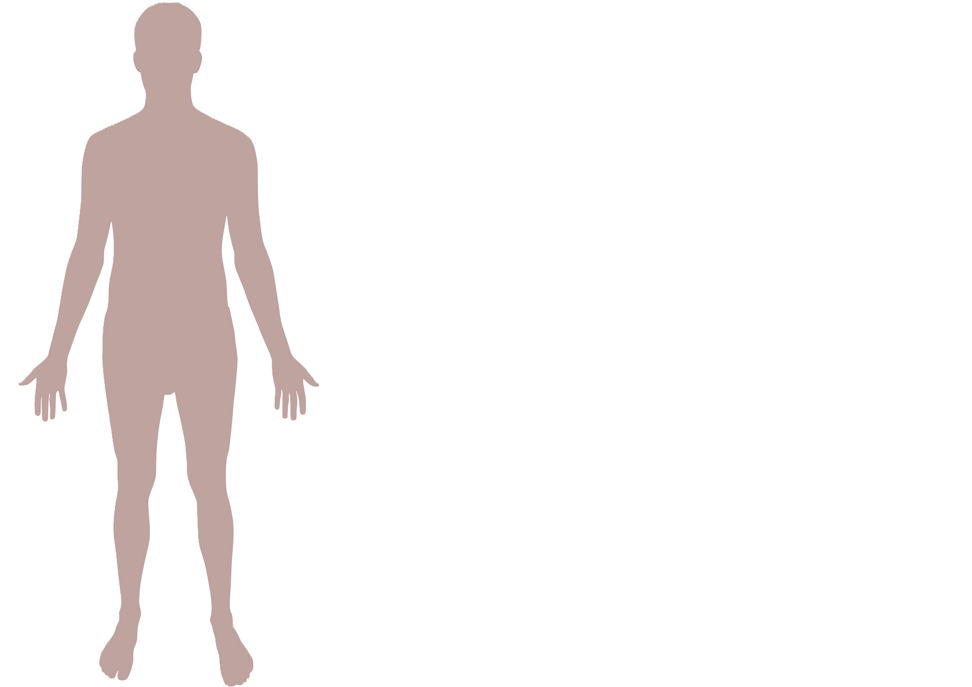
#> input picture Hs.png, 972 x 687 px, found by its file name
$ jupyter execute 'homologus scatter plot.ipynb'
#> lines starting #> are read from the running program, lines starting #| are printed output that depends on the picture
[cell 1]
import pandas as pd
import matplotlib.pyplot as plt
from PIL import Image
from matplotlib.offsetbox import OffsetImage, AnnotationBbox, TextArea, HPacker, VPacker, AnchoredOffsetbox
from matplotlib.gridspec import GridSpec
import os

# -----------------------------
# Data
# -----------------------------
species = [
    'Human',
    'Naked mole-rat',
    'Brown Rat',
    'Blind mole rat',
    'Giant tortoise',
    'Painted turtle',
    'Turquoise killifish',
    'Mangrove killifish',
    'Medaka',
    'Zebrafish',
    'Pacific ocean perch',
    'Calico rockfish',
    'Orangutan',
    'Polar bear',
    'Atlantic killifish',
    'Ocellaris clownfish'
]

longevity = [122.5, 31, 3.8, 21,255, 61, 1.1, 8, 5, 5.5, 100, 12, 59, 30, 3, 15]
average = [1, 4.0873202528942, 3.63041252999901,3.32910254979726, 4.125052211, 4.148217735, 7.905123916, 5.628076935, 0.174048197, 3.903317492, 1.426002168, 1.45629683, 1.06172391869141, 1.556175168, 4.326899296, 5.092194419]
sd = [0.13955531501634, 0.772611733, 0.29473447493327, 0.0296497358754351,0.527604161, 1.530780283, 2.180656653, 2.188845708, 0.074466068, 0.8319564, 0.213485868, 0.196739328, 0.037165991086581, 0.033190489, 0.426940825, 0.482105254]

df = pd.DataFrame({
    'Species': species,
    'Longevity': longevity,
    'Average': average,
    'Sd': sd
})

# -----------------------------
# Image map
# -----------------------------
img_map = {
    'Human': 'Hs.png',
    'Naked mole-rat': 'Hg.png',
    'Brown Rat': 'Rn.png',
    'Blind mole rat':'Ng.png',
    'Giant tortoise': 'Ca.png',
    'Painted turtle': 'Cp.png',
    'Turquoise killifish': 'Nf.png',
    'Mangrove killifish': 'Km.png',
    'Medaka': 'OL.png',
    'Zebrafish': 'Dr.png',
    'Pacific ocean perch': 'Sa.png',
    'Calico rockfish': 'Sd.png',
    'Orangutan': 'PP.png',
    'Polar bear': 'Um.png',
    'Atlantic killifish': 'Fh.png',
    'Ocellaris clownfish': 'AO.png',
}

# -----------------------------
# Axis transform
# -----------------------------
def x_transform(x):
    if x <= 20:
        return x * 2.0
    elif x <= 120:
        return 40 + (x - 20) * 0.5
    else:
        return 90 + (x - 120) * 0.08

def y_transform(y):
    if y <= 1:
        return y
    elif y <= 2:
        return 1 + (y - 1) * 3.0
    elif y <= 3:
        return 4.0 + (y - 2) * 1.5
    elif y <= 6:
        return 5.5 + (y - 3) * 2.2
    else:
        return 12.1 + (y - 6) * 0.7

x_plot = df['Longevity'].apply(x_transform)
y_plot = df['Average'].apply(y_transform)

# -----------------------------
# Custom image position
# Brown Rat / Rn.png moved left
# -----------------------------
default_shift = (2.0, 0.5)

custom_shift = {
    'Brown Rat': (-9.0, -0.5),       # Rn.png sang trái
    # Có thể thêm loài khác ở đây nếu muốn chỉnh riêng
    # 'Naked mole-rat': (2.0, 0.8),
}

# -----------------------------
# Figure and layout
# -----------------------------
fig = plt.figure(figsize=(20, 10))
gs = GridSpec(1, 2, width_ratios=[3.2, 1.2], figure=fig)

ax = fig.add_subplot(gs[0, 0])
ax_tbl = fig.add_subplot(gs[0, 1])

# -----------------------------
# Scatter + error bars
# -----------------------------
ax.errorbar(
    x_plot,
    y_plot,
    yerr=df['Sd'] * 0.5,
    fmt='o',
    capsize=4,
    alpha=1.0,
    color='tab:blue',
    ecolor='tab:blue',
    elinewidth=1.5,
    markersize=7
)

# -----------------------------
# Add species images
# -----------------------------
for xi, yi, (_, row) in zip(x_plot, y_plot, df.iterrows()):
    species_name = row['Species']
    img_file = img_map.get(species_name)
    dx, dy = custom_shift.get(species_name, default_shift)

    try:
        img = Image.open(img_file).convert('RGBA')
#> img is the input picture: PIL image 972x687 RGBA; mean R, G, B, A 247.7, 244.6, 244.1, 255
        im = OffsetImage(img, zoom=0.09)

        ab = AnnotationBbox(
            im,
            (xi + dx, yi + dy),
            frameon=False,
            box_alignment=(0, 0.85)
        )
        ax.add_artist(ab)

    except Exception:
        ax.annotate(
            species_name,
            (xi + dx, yi + dy),
            fontsize=12,
            va='center'
        )

# -----------------------------
# Custom ticks
# -----------------------------
xticks = [0, 5, 10, 15, 20, 30, 50, 80, 100, 120, 210]
#> xticks = [0, 5, 10, 15, 20, 30, 50, 80, 100, 120, 210]
ax.set_xticks([x_transform(v) for v in xticks])
ax.set_xticklabels([str(v) for v in xticks])

yticks = [0, 1, 2, 3, 4, 5, 6, 7, 9, 11]
ax.set_yticks([y_transform(v) for v in yticks])
ax.set_yticklabels([str(v) for v in yticks])

# -----------------------------
# Axis limits and labels
# -----------------------------
ax.set_xlim(x_transform(min(longevity)) - 5, x_transform(max(longevity)) + 15)
ax.set_ylim(y_transform(0) - 0.5, y_transform(11) + 0.5)

ax.set_xlabel('Longevity (years)', fontsize=18)
ax.set_ylabel('Normalized ratio TRF2/Apollo relative to Human', fontsize=18)
ax.set_title('', fontsize=20)
ax.grid(True, alpha=0.3)

# -----------------------------
# Legend-like species panel
# -----------------------------
ax_tbl.axis('off')
rows = []

for sp in species:
    img_file = img_map[sp]

    if os.path.exists(img_file):
        img = Image.open(img_file).convert('RGBA')
        icon_part = OffsetImage(img, zoom=0.065)
    else:
        icon_part = TextArea('■', textprops=dict(size=12))

    txt = TextArea(sp, textprops=dict(size=18))
    rowbox = HPacker(children=[icon_part, txt], align='center', pad=0, sep=6)
    rows.append(rowbox)

legend_box = VPacker(children=rows, align='left', pad=0, sep=4)

anchored = AnchoredOffsetbox(
    loc='center left',
    child=legend_box,
    pad=0.4,
    frameon=True,
    bbox_to_anchor=(0.0, 0.5),
    bbox_transform=ax_tbl.transAxes,
    borderpad=0.4
)

anchored.patch.set_facecolor('white')
anchored.patch.set_edgecolor('#d3d3d3')
anchored.patch.set_linewidth(0.5)

ax_tbl.add_artist(anchored)

plt.tight_layout()
plt.show()
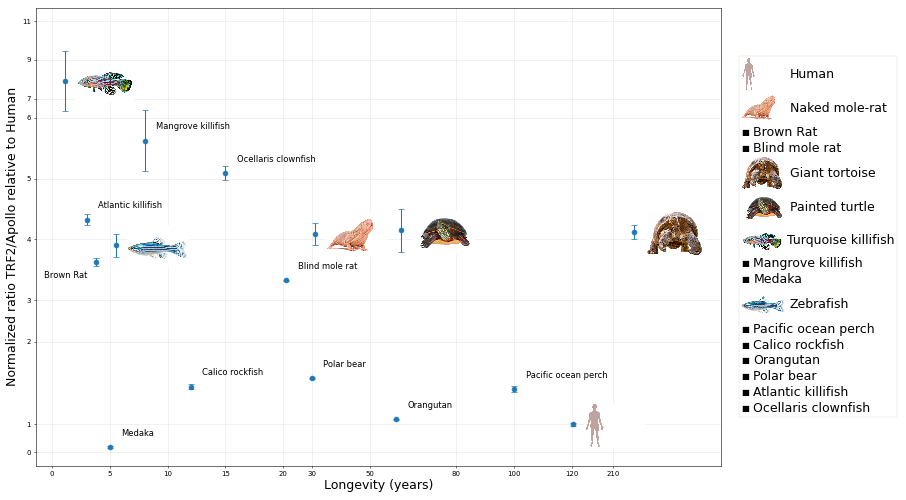
#> figure drawn by matplotlib, 1 panel
fig.savefig("scatter plot homologous interaction", dpi=600, bbox_inches="tight", pad_inches=0.1)

[cell 2]
import pandas as pd

species = [
    'Human',
    'Naked mole-rat',
    'Brown Rat',
    'Blind mole rat',
    'Giant tortoise',
    'Painted turtle',
    'Turquoise killifish',
    'Mangrove killifish',
    'Medaka',
    'Zebrafish',
    'Pacific ocean perch',
    'Calico rockfish',
    'Orangutan',
    'Polar bear',
    'Atlantic killifish',
    'Ocellaris clownfish'
]

longevity = [122.5, 31, 3.8, 21,255, 61, 1.1, 8, 5, 5.5, 100, 12, 59, 30, 3, 15]
average = [1, 4.0873202528942, 3.63041252999901,3.32910254979726, 4.125052211, 4.148217735, 7.905123916, 5.628076935, 0.174048197, 3.903317492, 1.426002168, 1.45629683, 1.06172391869141, 1.556175168, 4.326899296, 5.092194419]
sd = [0.13955531501634, 0.772611733, 0.29473447493327, 0.0296497358754351,0.527604161, 1.530780283, 2.180656653, 2.188845708, 0.074466068, 0.8319564, 0.213485868, 0.196739328, 0.037165991086581, 0.033190489, 0.426940825, 0.482105254]

def fmt(x):
    return f"{x:.2f}".replace('.', ',')

df = pd.DataFrame({
    'Species': species,
    'Longevity': [str(x).replace('.', ',') for x in longevity],
    'Average ± Sd': [f"{fmt(a)} ± {fmt(s)}" for a, s in zip(average, sd)]
})

df

[cell 3]
import pandas as pd
import matplotlib.pyplot as plt
from PIL import Image
from matplotlib.offsetbox import OffsetImage, AnnotationBbox, TextArea, HPacker, VPacker, AnchoredOffsetbox
from matplotlib.gridspec import GridSpec
import os

# -----------------------------
# Data
# -----------------------------
species = [
    'Human',
    'Orangutan',
    'Pacific ocean perch',
    'Calico rockfish',
    'Giant tortoise',
    'Painted turtle',
    'Naked mole-rat',
    'Brown rat',
    'Zebrafish',
    'Medaka'

]

longevity = [122.5, 59, 100, 12, 255, 61, 31, 3.8,5.5,5]
average = [1, 1.06172391869141, 1.42600217, 1.45629683, 4.12505221, 4.14821774, 4.0873202528942, 3.63041252999901,3.903317492,0.174048197]
sd = [0.147, 0.037165991086581, 0.213, 0.197, 0.528, 1.531, 0.660716064166307, 0.29473447493327,0.8319564,  0.074466068]

df = pd.DataFrame({
    'Species': species,
    'Longevity': longevity,
    'Average': average,
    'Sd': sd
})

# -----------------------------
# Image map
# -----------------------------
img_map = {
    'Human': 'Hs.png',
    'Naked mole-rat': 'Hg.png',
    'Brown rat': 'Rn.png',
    'Giant tortoise': 'Ca.png',
    'Painted turtle': 'Cp.png',
    'Turquoise killifish': 'Nf.png',
    'Mangrove killifish': 'Km.png',
    'Medaka': 'OL.png',
    'Zebrafish': 'Dr.png',
    'Pacific ocean perch': 'Sa.png',
    'Calico rockfish': 'Sd.png',
    'Orangutan': 'PP.png',
    'Polar bear': 'Um.png',
    'Atlantic killifish': 'Fh.png',
    'Ocellaris clownfish': 'AO.png',
}

# -----------------------------
# Axis transform
# -----------------------------
def x_transform(x):
    if x <= 20:
        return x * 2.0
    elif x <= 120:
        return 40 + (x - 20) * 0.5
    else:
        return 90 + (x - 120) * 0.08

def y_transform(y):
    if y <= 1:
        return y
    elif y <= 2:
        return 1 + (y - 1) * 3.0
    elif y <= 3:
        return 4.0 + (y - 2) * 1.5
    elif y <= 6:
        return 5.5 + (y - 3) * 2.2
    else:
        return 12.1 + (y - 6) * 0.7

x_plot = df['Longevity'].apply(x_transform)
y_plot = df['Average'].apply(y_transform)

# -----------------------------
# Custom image position
# -----------------------------
default_shift = (2.0, 0.5)
custom_shift = {
    'Brown rat': (0.0, -0.5),
}

# -----------------------------
# Figure and layout
# -----------------------------
fig = plt.figure(figsize=(20, 10))
gs = GridSpec(1, 2, width_ratios=[3.2, 1.2], figure=fig)

ax = fig.add_subplot(gs[0, 0])
ax_tbl = fig.add_subplot(gs[0, 1])

# -----------------------------
# Scatter + error bars
# -----------------------------
ax.errorbar(
    x_plot,
    y_plot,
    yerr=df['Sd'] * 0.5,
    fmt='o',
    capsize=4,
    alpha=1.0,
    color='tab:blue',
    ecolor='tab:blue',
    elinewidth=1.5,
    markersize=7
)


# -----------------------------
# Custom ticks
# -----------------------------
xticks = [0, 5, 10, 15, 20, 30, 50, 80, 100, 120, 210]
ax.set_xticks([x_transform(v) for v in xticks])
ax.set_xticklabels([str(v) for v in xticks], fontsize=18)

yticks = [0, 1, 2, 3, 4, 5,6]
ax.set_yticks([y_transform(v) for v in yticks])
ax.set_yticklabels([str(v) for v in yticks], fontsize=18)

# -----------------------------
# Axis limits and labels
# -----------------------------
ax.set_xlim(x_transform(min(longevity)) - 5, x_transform(max(longevity)) + 15)
ax.set_ylim(y_transform(0) - 0.5, y_transform(11) + 0.5)

ax.set_xlabel('Longevity (years)', fontsize=25)
ax.set_ylabel('Normalized ratio TRF2/Apollo relative to Human', fontsize=25)
ax.set_title('', fontsize=20)
ax.grid(True, alpha=0.3)

# -----------------------------
# Legend-like species panel
# -----------------------------
ax_tbl.axis('off')
rows = []

for sp in species:
    img_file = img_map.get(sp)
    if img_file and os.path.exists(img_file):
        img = Image.open(img_file).convert('RGBA')
        icon_part = OffsetImage(img, zoom=0.065)
    else:
        icon_part = TextArea('■', textprops=dict(size=15))

    txt = TextArea(sp, textprops=dict(size=26))
    rowbox = HPacker(children=[icon_part, txt], align='center', pad=0, sep=6)
    rows.append(rowbox)

legend_box = VPacker(children=rows, align='left', pad=0, sep=4)

anchored = AnchoredOffsetbox(
    loc='center left',
    child=legend_box,
    pad=0.4,
    frameon=True,
    bbox_to_anchor=(0.0, 0.5),
    bbox_transform=ax_tbl.transAxes,
    borderpad=0.4
)

anchored.patch.set_facecolor('white')
anchored.patch.set_edgecolor('#d3d3d3')
anchored.patch.set_linewidth(0.5)

ax_tbl.add_artist(anchored)

plt.tight_layout()
plt.show()
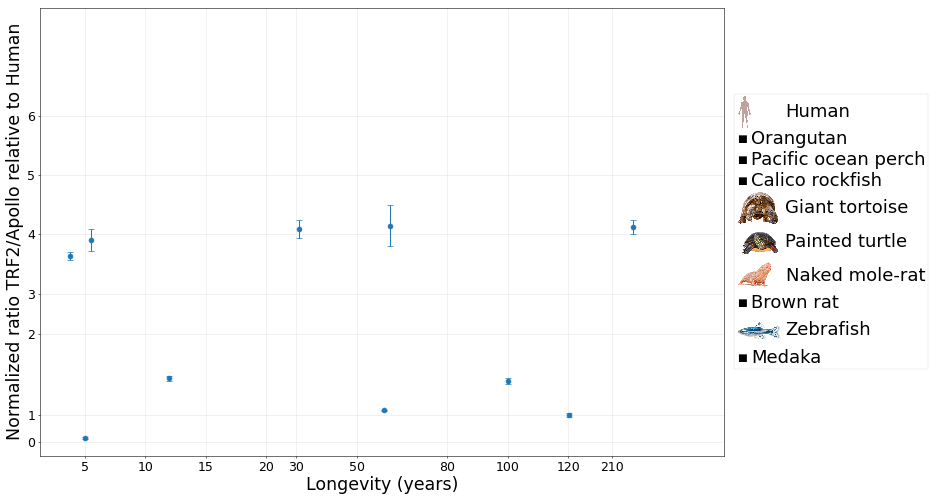
#> figure drawn by matplotlib, 1 panel
#> (the rest of the program and of its run is left out)
